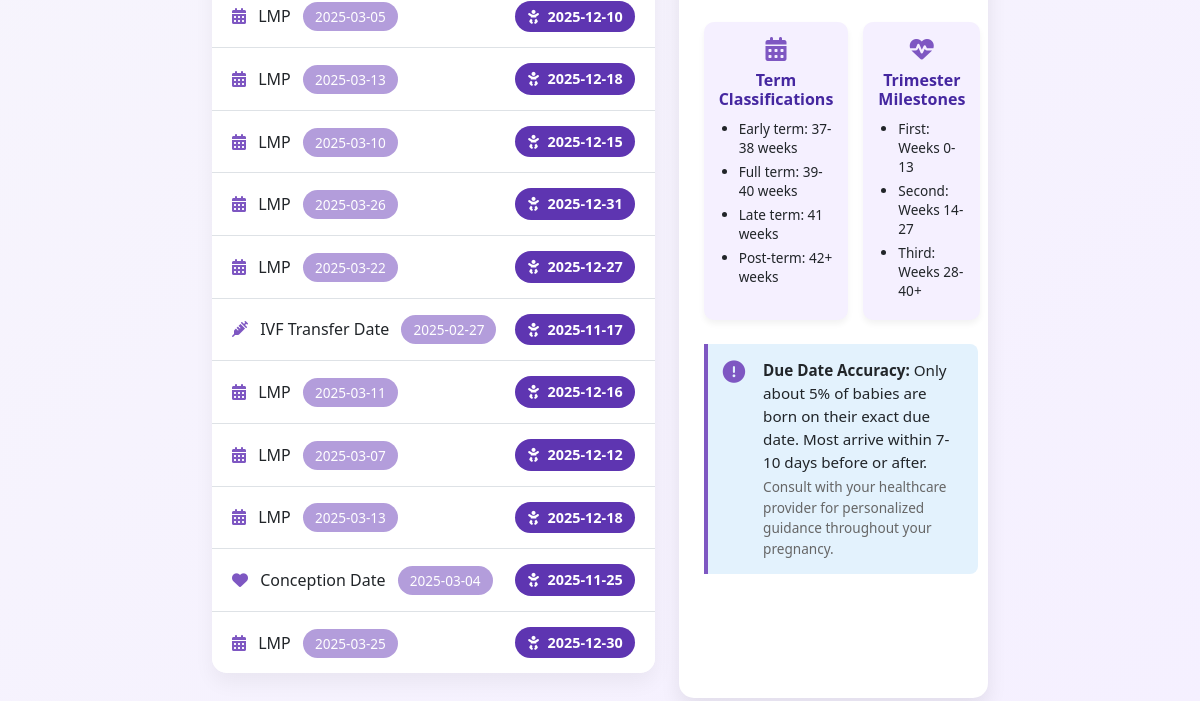
The app's page /pregnancy (lower part), older data.
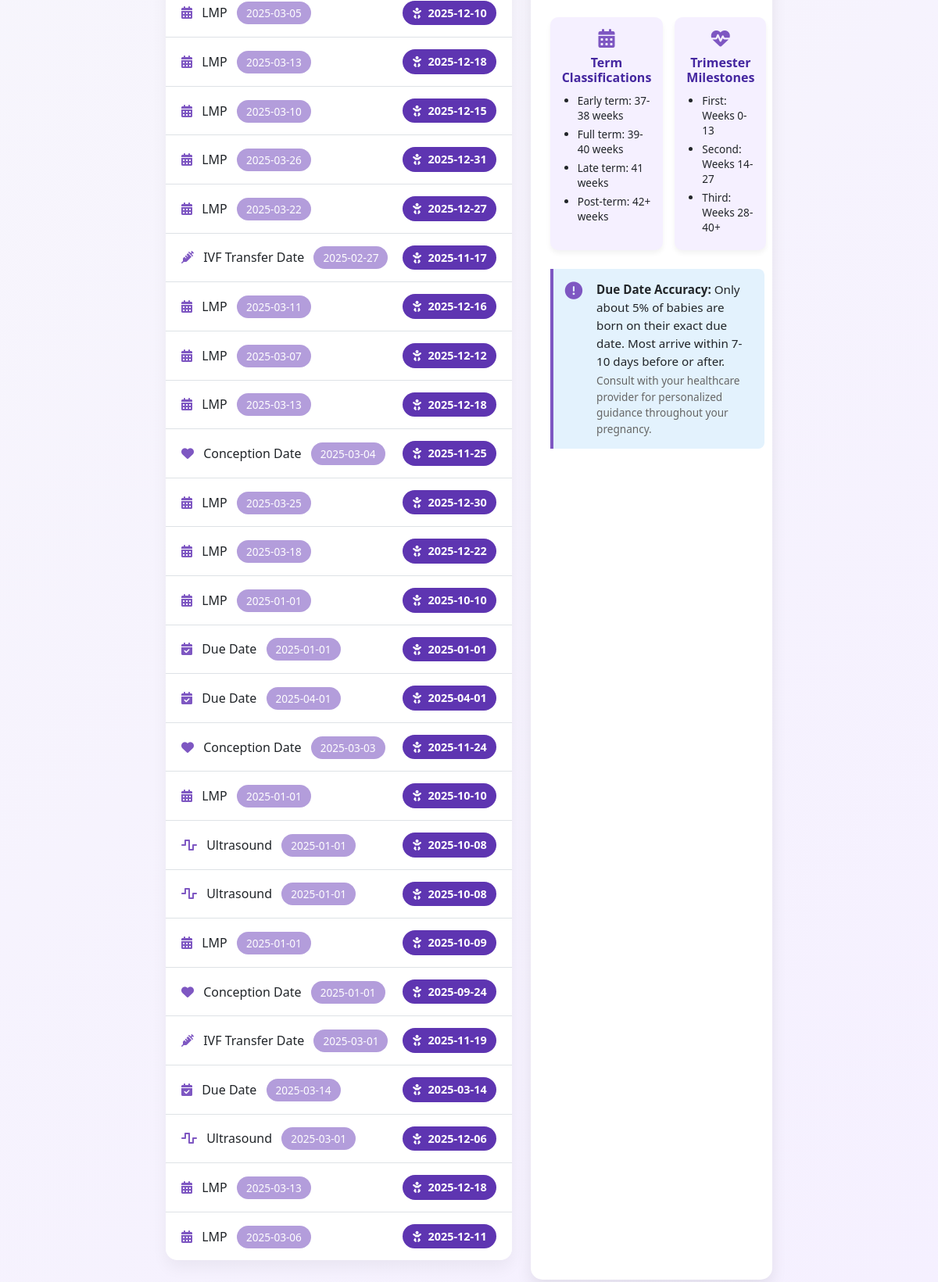
The same page, newer data.
### tables this page shows
CREATE TABLE pregnancy_records (
    
    id INTEGER PRIMARY KEY AUTOINCREMENT,
    date_type TEXT NOT NULL,
    input_date TEXT NOT NULL,
    cycle_length INTEGER DEFAULT 28,
    embryo_age INTEGER DEFAULT 0,
    calculated_due_date TEXT NOT NULL
);

### app.py (the view)
@app.route('/pregnancy')
def pregnancy():
    conn = get_db_connection()
    cur = conn.cursor()
    cur.execute('SELECT id, date_type, input_date, calculated_due_date FROM pregnancy_records')
    pregnancy_data = cur.fetchall()
    conn.close()
    return render_template('pregnancy.html', pregnancy_data=pregnancy_data)

### app.py (called while the page is built)
def get_db_connection():
    conn = sqlite3.connect(DATABASE)
    conn.row_factory = sqlite3.Row
    return conn

@app.before_request
def before_request():
    if 'user_id' in session:
        conn = get_db_connection()
        cur = conn.cursor()
        cur.execute('SELECT * FROM user_preferences WHERE user_id = ?', (session['user_id'],))
        preferences = cur.fetchone()
        conn.close()
        if preferences:
            g.theme_color = preferences['theme_color']
            g.dark_mode = preferences['dark_mode']
            g.language = preferences['language']
        else:
            g.theme_color = 'blue'
            g.dark_mode = False
            g.language = 'en'
    else:
        g.theme_color = 'blue'
        g.dark_mode = False
        g.language = 'en'

@app.context_processor
def inject_preferences():
    return {
        'theme_color': getattr(g, 'theme_color', 'blue'),
        'dark_mode': getattr(g, 'dark_mode', False),
        'current_language': getattr(g, 'language', 'en')
    }

### templates/pregnancy.html (shortened to what this page needs)
<!DOCTYPE html>
<html lang="en">
<head>
    <link rel="stylesheet" href="https://cdn.jsdelivr.net/npm/bootstrap@5.3.0/dist/css/bootstrap.min.css">
    <link rel="stylesheet" href="https://cdnjs.cloudflare.com/ajax/libs/animate.css/4.1.1/animate.min.css">
    <link rel="stylesheet" href="https://cdnjs.cloudflare.com/ajax/libs/font-awesome/6.4.0/css/all.min.css">
</head>
<body>
    <div class="container">
        <div class="row">
            <div class="col-md-7">
                <div class="history-card mt-5">
                    <div class="card-body history-body">
                        <ul class="list-group list-group-flush">
                            {% for record in pregnancy_data %}
                            <li class="list-group-item d-flex justify-content-between align-items-center">
                                <span>
                                    {% if record.date_type == "LMP" %}
                                        <i class="fas fa-calendar-alt date-type-icon"></i>
                                    {% elif record.date_type == "Due Date" %}
                                        <i class="fas fa-calendar-check date-type-icon"></i>
                                    {% elif record.date_type == "Ultrasound" %}
                                        <i class="fas fa-wave-square date-type-icon"></i>
                                    {% elif record.date_type == "Conception Date" %}
                                        <i class="fas fa-heart date-type-icon"></i>
                                    {% elif record.date_type == "IVF Transfer Date" %}
                                        <i class="fas fa-syringe date-type-icon"></i>
                                    {% endif %}
                                    {{ record.date_type }}
                                    <span class="date-badge ms-2">{{ record.input_date }}</span>
                                </span>
                                <span class="due-date-badge">
                                    <i class="fas fa-baby me-1"></i> {{ record.calculated_due_date }}
                                </span>
                            </li>
                            {% endfor %}
                        </ul>
                    </div>
                </div>
            </div>
            <div class="col-md-5">
                <div class="info-card">
                    <div class="card-body pregnancy-info-content">
                        <div class="info-cards-grid">
                            <div class="mini-info-card">
                                <div class="mini-info-icon">
                                    <i class="fas fa-calendar-alt"></i>
                                </div>
                                <h6>Term Classifications</h6>
                                <ul class="small-list">
                                    <li>Early term: 37-38 weeks</li>
                                    <li>Full term: 39-40 weeks</li>
                                    <li>Late term: 41 weeks</li>
                                    <li>Post-term: 42+ weeks</li>
                                </ul>
                            </div>
                            <div class="mini-info-card">
                                <div class="mini-info-icon">
                                    <i class="fas fa-heartbeat"></i>
                                </div>
                                <h6>Trimester Milestones</h6>
                                <ul class="small-list">
                                    <li>First: Weeks 0-13</li>
                                    <li>Second: Weeks 14-27</li>
                                    <li>Third: Weeks 28-40+</li>
                                </ul>
                            </div>
                        </div>
                        <div class="info-note mt-4">
                            <i class="fas fa-exclamation-circle me-2"></i>
                            <div>
                                <p class="mb-1"><strong>Due Date Accuracy:</strong> Only about 5% of babies are born on their exact due date. Most arrive within 7-10 days before or after.</p>
                                <p class="mb-0 small">Consult with your healthcare provider for personalized guidance throughout your pregnancy.</p>
                            </div>
                        </div>
                    </div>
                </div>
            </div>
        </div>
    </div>
</body>
</html>

### templates/pregnancy.html (style rules this page uses)
:root { --primary-color: #7e57c2; --secondary-color: #b39ddb; --accent-color: #5e35b1; --light-color: #f5f0ff; --dark-color: #4527a0; --success-color: #66bb6a; --info-bg: #e3f2fd; }
body { background-color: #f8f9fa; background-image: linear-gradient(135deg, #f8f9fa 0%, var(--light-color) 100%); font-family: 'Segoe UI', Tahoma, Geneva, Verdana, sans-serif; padding-bottom: 40px; }
.container { max-width: 800px; }
.card-body { padding: 25px; }
.history-card { border: none; border-radius: 15px; box-shadow: 0 10px 20px rgba(0, 0, 0, 0.05); overflow: hidden; transition: all 0.3s cubic-bezier(0.25, 0.8, 0.25, 1); background: #fff; margin-bottom: 25px; }
.history-body { padding: 0; }
.list-group-item { border-left: none; border-right: none; padding: 15px 20px; transition: all 0.3s ease; }
.list-group-item:last-child { border-bottom: none; }
.date-badge { background-color: var(--secondary-color); color: white; border-radius: 20px; padding: 5px 12px; font-size: 0.85rem; font-weight: 500; }
.due-date-badge { background-color: var(--accent-color); color: white; border-radius: 20px; padding: 5px 12px; font-size: 0.9rem; font-weight: 600; }
.date-type-icon { margin-right: 8px; color: var(--primary-color); }
.info-card { border: none; border-radius: 15px; box-shadow: 0 10px 20px rgba(0, 0, 0, 0.08); overflow: hidden; background: #fff; margin-bottom: 25px; height: 100%; position: sticky; top: 20px; }
.pregnancy-info-content { padding-right: 10px; scrollbar-width: thin; }
.info-cards-grid { display: grid; grid-template-columns: 1fr 1fr; gap: 15px; margin: 20px 0; }
.mini-info-card { background-color: var(--light-color); border-radius: 10px; padding: 15px; box-shadow: 0 4px 6px rgba(0, 0, 0, 0.05); transition: all 0.3s ease; }
.mini-info-icon { color: var(--primary-color); font-size: 1.5rem; margin-bottom: 10px; text-align: center; }
.mini-info-card h6 { color: var(--dark-color); font-weight: 600; text-align: center; margin-bottom: 10px; }
.small-list { padding-left: 20px; margin-bottom: 0; }
.small-list li { font-size: 0.85rem; margin-bottom: 5px; line-height: 1.4; }
.info-note { background: var(--info-bg); border-left: 4px solid var(--primary-color); padding: 15px; border-radius: 0 8px 8px 0; display: flex; align-items: flex-start; }
.info-note i { color: var(--primary-color); font-size: 1.4rem; margin-top: 2px; }
.info-note p { margin: 0; padding-left: 10px; font-size: 0.95rem; line-height: 1.5; }
.info-note .small { color: #666; font-size: 0.85rem; }

Row changes from the older to the newer data that the page shows:
added pregnancy_records: date_type "LMP", input_date "2025-03-18", calculated_due_date "2025-12-22"
added pregnancy_records: date_type "LMP", input_date "2025-01-01", calculated_due_date "2025-10-10"
added pregnancy_records: date_type "Due Date", input_date "2025-01-01", calculated_due_date "2025-01-01"
added pregnancy_records: date_type "Due Date", input_date "2025-04-01", calculated_due_date "2025-04-01"
added pregnancy_records: date_type "Conception Date", input_date "2025-03-03", calculated_due_date "2025-11-24"
added pregnancy_records: date_type "LMP", input_date "2025-01-01", calculated_due_date "2025-10-10"
added pregnancy_records: date_type "Ultrasound", input_date "2025-01-01", calculated_due_date "2025-10-08"
added pregnancy_records: date_type "Ultrasound", input_date "2025-01-01", calculated_due_date "2025-10-08"
added pregnancy_records: date_type "LMP", input_date "2025-01-01", calculated_due_date "2025-10-09"
added pregnancy_records: date_type "Conception Date", input_date "2025-01-01", calculated_due_date "2025-09-24"
added pregnancy_records: date_type "IVF Transfer Date", input_date "2025-03-01", calculated_due_date "2025-11-19"
added pregnancy_records: date_type "Due Date", input_date "2025-03-14", calculated_due_date "2025-03-14"
added pregnancy_records: date_type "Ultrasound", input_date "2025-03-01", calculated_due_date "2025-12-06"
added pregnancy_records: date_type "LMP", input_date "2025-03-13", calculated_due_date "2025-12-18"
added pregnancy_records: date_type "LMP", input_date "2025-03-06", calculated_due_date "2025-12-11"
